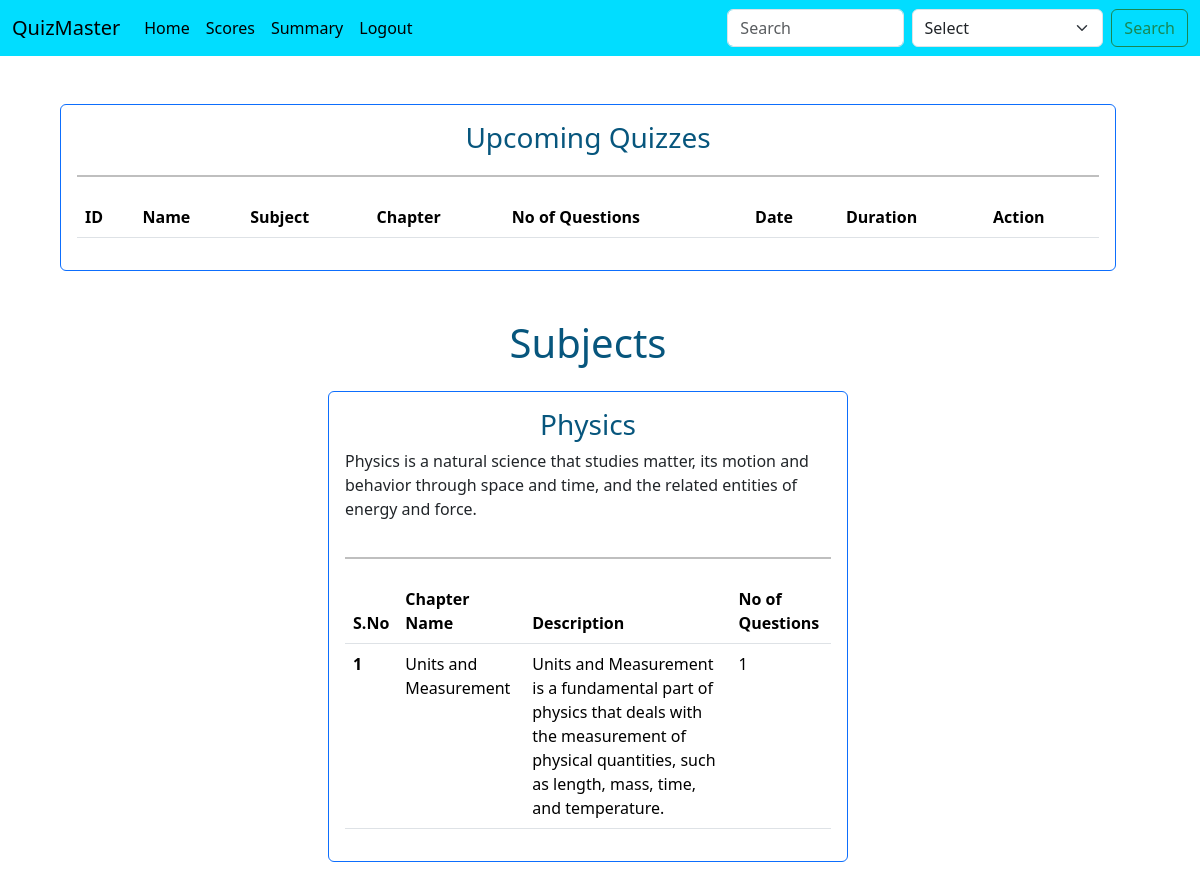
/ (signed in), run on an earlier commit of the app's database.
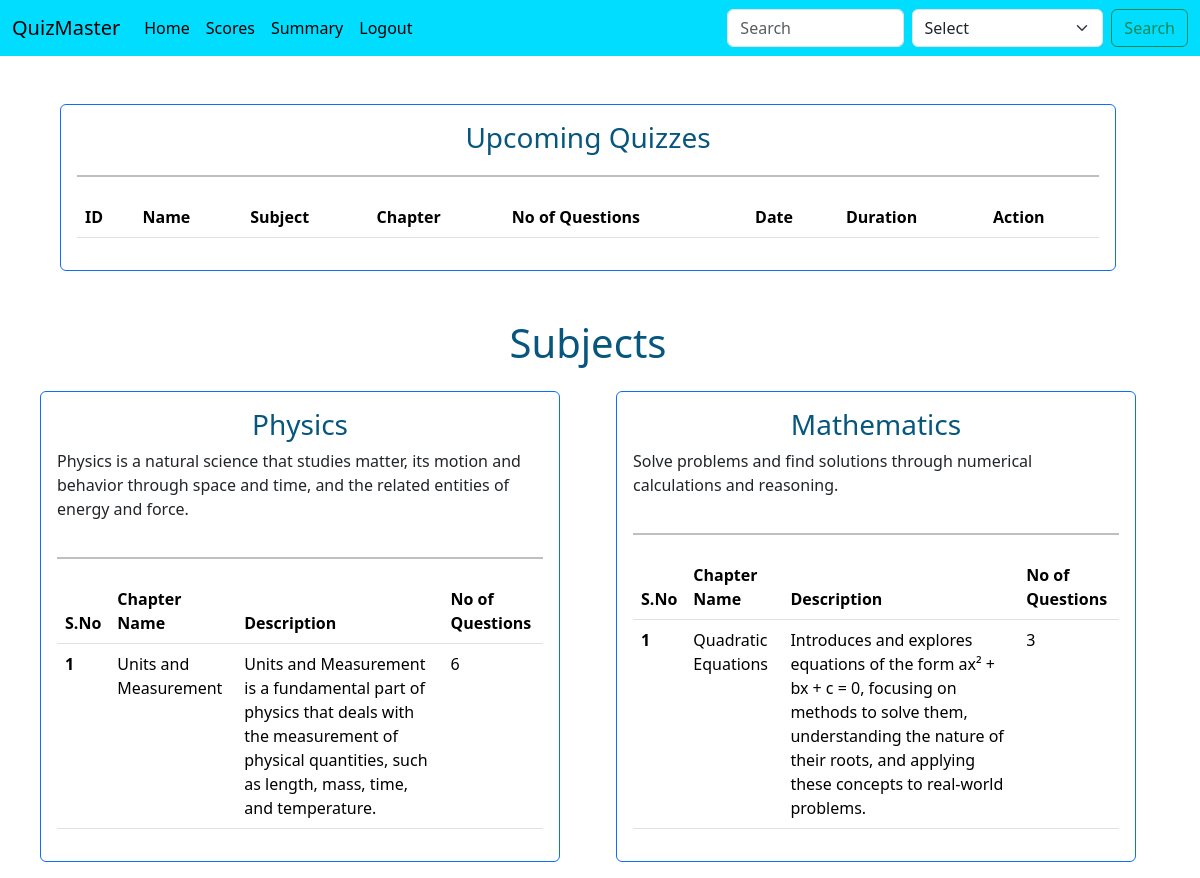
And on a later commit of the database.
### controllers/database.py (models this page shows)
class Subject(db.Model):
    id = db.Column(db.Integer, primary_key=True , autoincrement=True)
    name = db.Column(db.String(100), nullable=False)
    description = db.Column(db.Text, nullable=True)
    chapters = db.relationship('Chapter', backref='subject', lazy=True, cascade="all, delete-orphan")

class Chapter(db.Model):
    id = db.Column(db.Integer, primary_key=True, autoincrement=True)
    name = db.Column(db.String(100), nullable=False)
    subject_id = db.Column(db.Integer, db.ForeignKey('subject.id'), nullable=False)
    description = db.Column(db.Text, nullable=True)
    quizzes = db.relationship('Quiz', backref='chapter', lazy=True, cascade="all, delete-orphan")

### controllers/routes.py (the view)
@app.route("/")
def home():
    subjects = Subject.query.all()
    chapters = Chapter.query.all()
    quizs = Quiz.query.all()
    quizzes = []
    for quiz in quizs:
        if quiz.date_of_quiz >= datetime.now().date():
            quizzes.append(quiz)
    return render_template("home.html", subjects = subjects, chapters = chapters, quizzes = quizzes)

### controllers/edit_routes.py (called while the page is built)
def no_of_questions(chapter_id):
    chapter = Chapter.query.filter_by(id = chapter_id).first()
    no_of_questions = sum([len(quiz.questions) for quiz in chapter.quizzes])
    return no_of_questions

### templates/home.html (shortened to what this page needs)
{% extends 'base.html' %}
{% block body %}
<div class = 'container-fluid row justify-content-center'>
    {% if not session.get('user_email',None) %}
    <div><h1 class = "text-center" style="color: #07567d;">Login</h1></div>
    <div class="container-fluid row justify-content-center">
        <form class = "col-5" action="/login" method="POST">
            <div class="mb-3">
                <label for="exampleFormControlInput1" class="form-label">Email address</label>
                <input type="email" class="form-control" id="exampleFormControlInput1" placeholder="name@example.com" name="email">
            </div>
            <div class="mb-3">
                <label for="inputPassword5" class="form-label">Password</label>
                <input type="password" id="inputPassword5" class="form-control" aria-describedby="passwordHelpBlock" name="password">
                <div id="passwordHelpBlock" class="form-text" >
                    Your password must be 8-20 characters long, contain letters and numbers, and must not contain spaces, special characters, or emoji.
                </div>
            </div>
            <div>
                <button type="submit" class="btn btn-primary">Login</button>
                <a href="/register">Create new user?</a>
            </div>
        </form>
    </div>
    {% else %}
        {% if session.get('user_role', None) == 'admin' %}
            {% include 'admindashboard.html' %}
        {% else %}
            {% include 'userdashboard.html' %}
        {% endif %}
    {% endif %}
</div>
{% endblock body %}

### templates/userdashboard.html (shortened to what this page needs)
<div>
    <div class="card border-primary m-5">
        <div class="card-body">
            <h3 class="text-center" style="color: #07567d;">Upcoming Quizzes </h3>
            <hr style="border: 1px solid #000; width: 100%; margin: 20px auto;">
            <table class="table table-hover">
                <thead>
                <tr>
                    <th scope="col">ID</th>
                    <th scope="col">Name</th>
                    <th scope="col">Subject</th>
                    <th scope="col">Chapter</th>
                    <th scope="col">No of Questions</th>
                    <th scope="col">Date</th>
                    <th scope="col">Duration</th>
                    <th scope="col">Action</th>
                </tr>
                </thead>
            </table>
        </div>
    </div>
</div>
<h1 class="text-center" style="color: #07567d;">Subjects</h1>
<div class="container-fluid row justify-content-center">
    {% for sub in subjects %}
        <div class="col-12 col-sm-12 col-md-6 col-lg-6">
            <div class="card border-primary m-3">
                <div class="card-body">
                    <h3 class="text-center" style="color: #07567d;">{{sub.name}} </h3>
                    <div class="d-flex align-items-center">
                        <p>{{sub.description}}</p>
                    </div>
                    <hr style="border: 1px solid #000; width: 100%; margin: 20px auto;">
                    <table class="table table-hover">
                        <thead>
                        <tr>
                            <th scope="col">S.No</th>
                            <th scope="col">Chapter Name</th>
                            <th scope="col">Description</th>
                            <th scope="col">No of Questions</th>
                        </tr>
                        </thead>
                        <tbody>
                        {% for chap in chapters if chap.subject_id == sub.id %}
                            <tr>
                                <th scope="row">{{loop.index}} </th>
                                <td>{{chap.name}}</td>
                                <td>{{chap.description}}</td>
                                <td>{{ no_of_questions(chap.id) }}</td>
                            </tr>
                        {% endfor %}
                        </tbody>
                    </table>
                </div>
            </div>
        </div>
    {% endfor %}
</div>

What changed in the data, as far as the page shows it:
computed for Chapter "Units and Measurement": id "1" → "6"
added Subject: name "Mathematics", description "Solve problems and find solutions through numerical calculations and reasoning."
added Chapter: name "Quadratic Equations", description "Introduces and explores equations of the form ax² + bx + c = 0, focusing on methods to solve them, understanding the nature of their roots, and applying these concepts to real-world problems.", no_of_questions "3", shown under "Mathematics"
